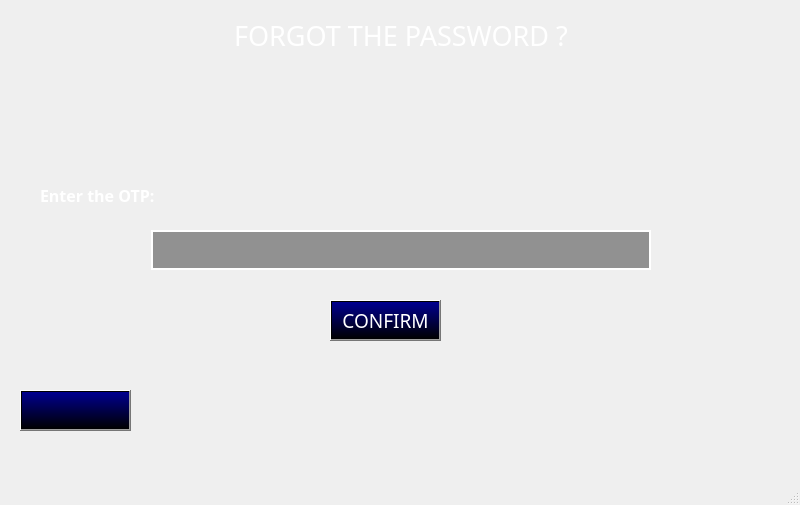
<?xml version="1.0" encoding="UTF-8"?>
<ui version="4.0">
 <class>MainWindow</class>
 <widget class="QMainWindow" name="MainWindow">
  <property name="geometry">
   <rect>
    <x>0</x>
    <y>0</y>
    <width>800</width>
    <height>505</height>
   </rect>
  </property>
  <property name="windowTitle">
   <string>MainWindow</string>
  </property>
  <widget class="QWidget" name="centralwidget">
   <widget class="QLabel" name="label">
    <property name="geometry">
     <rect>
      <x>0</x>
      <y>0</y>
      <width>801</width>
      <height>551</height>
     </rect>
    </property>
    <property name="text">
     <string/>
    </property>
    <property name="pixmap">
     <pixmap>../../images/img_bg5.jpg</pixmap>
    </property>
    <property name="scaledContents">
     <bool>true</bool>
    </property>
   </widget>
   <widget class="QLabel" name="label_2">
    <property name="geometry">
     <rect>
      <x>10</x>
      <y>0</y>
      <width>121</width>
      <height>61</height>
     </rect>
    </property>
    <property name="text">
     <string/>
    </property>
    <property name="pixmap">
     <pixmap>../../images/logo_2.png</pixmap>
    </property>
    <property name="scaledContents">
     <bool>true</bool>
    </property>
   </widget>
   <widget class="QWidget" name="horizontalLayoutWidget">
    <property name="geometry">
     <rect>
      <x>0</x>
      <y>0</y>
      <width>801</width>
      <height>71</height>
     </rect>
    </property>
    <layout class="QHBoxLayout" name="horizontalLayout">
     <item>
      <spacer name="horizontalSpacer">
       <property name="orientation">
        <enum>Qt::Horizontal</enum>
       </property>
       <property name="sizeHint" stdset="0">
        <size>
         <width>40</width>
         <height>20</height>
        </size>
       </property>
      </spacer>
     </item>
     <item>
      <widget class="QLabel" name="label_3">
       <property name="font">
        <font>
         <family>UTM Eremitage</family>
         <pointsize>20</pointsize>
        </font>
       </property>
       <property name="styleSheet">
        <string notr="true">color: rgb(255, 255, 255);</string>
       </property>
       <property name="text">
        <string>FORGOT THE PASSWORD ?</string>
       </property>
      </widget>
     </item>
     <item>
      <spacer name="horizontalSpacer_2">
       <property name="orientation">
        <enum>Qt::Horizontal</enum>
       </property>
       <property name="sizeHint" stdset="0">
        <size>
         <width>40</width>
         <height>20</height>
        </size>
       </property>
      </spacer>
     </item>
    </layout>
   </widget>
   <widget class="QLabel" name="label_4">
    <property name="geometry">
     <rect>
      <x>40</x>
      <y>180</y>
      <width>301</width>
      <height>31</height>
     </rect>
    </property>
    <property name="font">
     <font>
      <family>Sitka Text Semibold</family>
      <pointsize>12</pointsize>
      <weight>75</weight>
      <bold>true</bold>
     </font>
    </property>
    <property name="styleSheet">
     <string notr="true">color: rgb(255, 255, 255);</string>
    </property>
    <property name="text">
     <string>Enter the OTP:</string>
    </property>
   </widget>
   <widget class="QWidget" name="horizontalLayoutWidget_2">
    <property name="geometry">
     <rect>
      <x>0</x>
      <y>220</y>
      <width>801</width>
      <height>61</height>
     </rect>
    </property>
    <layout class="QHBoxLayout" name="horizontalLayout_2">
     <item>
      <spacer name="horizontalSpacer_3">
       <property name="orientation">
        <enum>Qt::Horizontal</enum>
       </property>
       <property name="sizeHint" stdset="0">
        <size>
         <width>40</width>
         <height>20</height>
        </size>
       </property>
      </spacer>
     </item>
     <item>
      <widget class="QLineEdit" name="lineEditOTP">
       <property name="minimumSize">
        <size>
         <width>500</width>
         <height>40</height>
        </size>
       </property>
       <property name="styleSheet">
        <string notr="true">background-color: rgba(0, 0, 0, 100);
border: 1.5px solid white;
color: white;
font-size: 16px;
padding: 5px;
font: 12pt &quot;Times New Roman&quot;;</string>
       </property>
      </widget>
     </item>
     <item>
      <spacer name="horizontalSpacer_4">
       <property name="orientation">
        <enum>Qt::Horizontal</enum>
       </property>
       <property name="sizeHint" stdset="0">
        <size>
         <width>40</width>
         <height>20</height>
        </size>
       </property>
      </spacer>
     </item>
    </layout>
   </widget>
   <widget class="QPushButton" name="pushButtonReturn">
    <property name="geometry">
     <rect>
      <x>20</x>
      <y>390</y>
      <width>111</width>
      <height>41</height>
     </rect>
    </property>
    <property name="styleSheet">
     <string notr="true">color: rgb(255, 255, 255);
background-color: qlineargradient(spread:pad, x1:0, y1:1, x2:0, y2:0, stop:0 rgba(0, 0, 0, 255), stop:0.965174 rgba(0, 0, 139, 255));</string>
    </property>
    <property name="text">
     <string/>
    </property>
    <property name="icon">
     <iconset>
      <normaloff>../../images/icon_return.png</normaloff>../../images/icon_return.png</iconset>
    </property>
    <property name="iconSize">
     <size>
      <width>40</width>
      <height>40</height>
     </size>
    </property>
   </widget>
   <widget class="QPushButton" name="pushButtonSendOTP">
    <property name="geometry">
     <rect>
      <x>330</x>
      <y>300</y>
      <width>111</width>
      <height>41</height>
     </rect>
    </property>
    <property name="font">
     <font>
      <family>UTM Bebas</family>
      <pointsize>14</pointsize>
     </font>
    </property>
    <property name="styleSheet">
     <string notr="true">color: rgb(255, 255, 255);
background-color: qlineargradient(spread:pad, x1:0, y1:1, x2:0, y2:0, stop:0 rgba(0, 0, 0, 255), stop:0.965174 rgba(0, 0, 139, 255));</string>
    </property>
    <property name="text">
     <string>CONFIRM</string>
    </property>
    <property name="iconSize">
     <size>
      <width>40</width>
      <height>40</height>
     </size>
    </property>
   </widget>
  </widget>
  <widget class="QMenuBar" name="menubar">
   <property name="geometry">
    <rect>
     <x>0</x>
     <y>0</y>
     <width>800</width>
     <height>26</height>
    </rect>
   </property>
  </widget>
  <widget class="QStatusBar" name="statusbar"/>
 </widget>
 <resources/>
 <connections/>
</ui>
